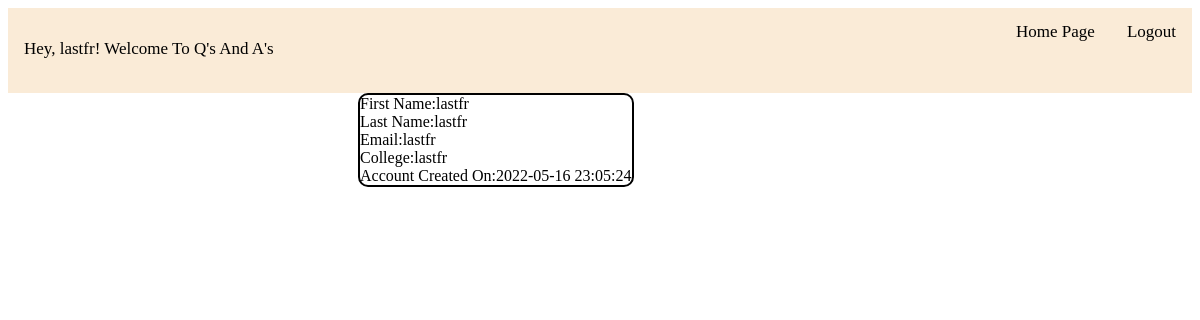
Page /dashboard.php (signed in) on the committed database.
### tables this page shows
CREATE TABLE `users` (
  `id` int(10) NOT NULL,
  `first_name` varchar(30) NOT NULL,
  `last_name` varchar(30) NOT NULL,
  `email` varchar(60) NOT NULL,
  `password` varchar(60) NOT NULL,
  `college` varchar(50) NOT NULL,
  `create_datetime` datetime NOT NULL
);

### dashboard.php (the view, shortened to what this page needs)
<!DOCTYPE html>
<html>
    <link rel="stylesheet" href="dashboard.css">
    <head>
        <div class="topnav">
        <a href="logout.php">Logout</a>
        <a href="home.php">Home Page</a>
        <p>Hey, <?php echo $_SESSION['first_name']; ?>! Welcome To Q's And A's</p>
        </div>
    </head>
<body>
    <div class="body_content">
        <div class="user_details">
            <?php
                require "php/database_connect.php";
                $id = $_SESSION['id'];
                $query="SELECT * FROM `users` WHERE id ='$id'";
                $result = mysqli_query($conn, $query) or die(mysql_error());
                $row = mysqli_fetch_assoc($result);
            ?>
            <label>First Name:</label><?php echo $row['first_name'];?><br>
            <label>Last Name:</label><?php echo $row['last_name'];?><br>
            <label>Email:</label><?php echo $row['email'];?><br>
            <label>College:</label><?php echo $row['college'];?><br>
            <label>Account Created On:</label><?php echo $row['create_datetime'];?><br>
        </div>
    </div>
</body>
</html>

### dashboard.css (style rules this page uses)
.topnav { overflow: hidden; background-color: antiquewhite; }
.topnav a { float: right; display: block; color: black; text-align: center; padding: 14px 16px; text-decoration: none; font-size: 17px; }
.topnav p { float: left; display: block; color: black; text-align: center; padding: 14px 16px; text-decoration: bold; font-size: 17px; margin-bottom:20px; }
.body_content { display:flex; width: 100%; height: 100%; }
.user_details { border: black solid 2px; border-radius: 10px; margin-left: 350px; }

### rows in the picture
users: first_name "lastfr", last_name "lastfr", email "lastfr", college "lastfr", create_datetime "2022-05-16 23:05:24"

### other values in the picture
$_SESSION['first_name'] "lastfr"
